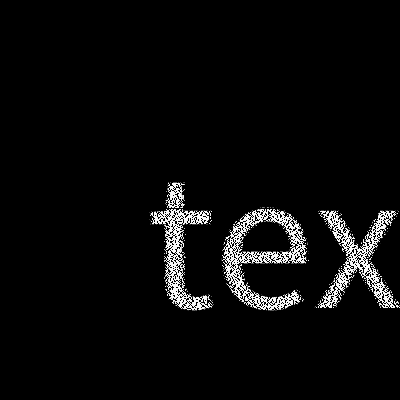
Frame 1 (no input)
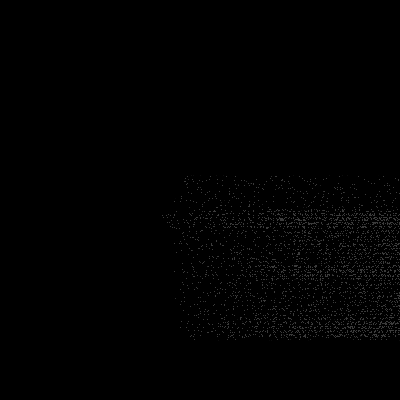
Frame 60 (the mouse pressed at the canvas centre just before this capture)
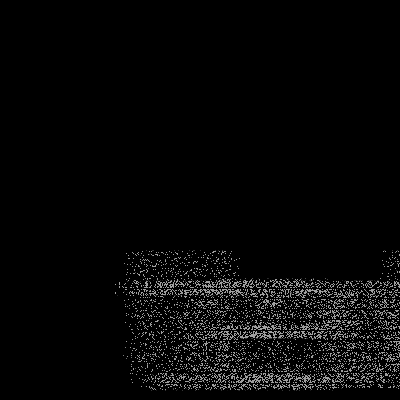
Frame 120 (the mouse held since frame 60 and released just before this capture)

The Processing sketch that drew these frames (run headless with seeded random() and noise(); from frame 60 on, the mouse is pressed at the canvas centre):

// Processing sketch: processing_123128
// ── processing_123128.pde

int MAX_PARTICLE;
Particle[] p;

PGraphics pg;

class Particle{
  boolean live = false;
  PVector pos = new PVector();
  PVector vec = new PVector();
  color col;
  Particle(){
    vec.set(random(5) + 0.1, 0, 0);
  }
  
  void set(float vx, float vy){
    vec.set(vx, vy, 0);
  }
  
  void move(){
    pos.add(vec);
    if(pos.x > width){
      live = false;
    }
    if(pos.y > width){
      live = false;
    }
    
    float r = red(col) * 0.98;
    float g = green(col) * 0.98;
    float b = blue(col) * 0.98;
    col = color(r, g, b);
    if(col == color(0, 0, 0)){
      live = false;
    }
  }
  
  int getIndex(){
    return int(int(pos.y) * width + pos.x);
  }
}

void setup() {
  size(400, 400);
  MAX_PARTICLE = width * height;
  p = new Particle[MAX_PARTICLE];
  for(int i = 0; i < MAX_PARTICLE; i++){
    p[i] = new Particle();
  }
  
  pg = createGraphics(width, height);
  generateParticle();

  frameRate(80);
}

void draw() { 
  if(frameCount % 100 == 0){
    generateParticle();
  }
  background(0);
  
  loadPixels();
  for(int i = 0; i < MAX_PARTICLE; i++){
    if(p[i].live){
      p[i].move();
      if(p[i].live && 0 < p[i].getIndex() &&
      p[i].live && p[i].getIndex() < width * height){
        int index = p[i].getIndex();
        pixels[index] = p[i].col;
      }
    }
  }
  updatePixels();
}

void generateParticle(){
  float textX = random(width / 2);
  float textY = random(height * 1.5);
  
  //  仮想キャンパスに描画
  pg.beginDraw();
  pg.background(0);
  pg.textSize(200);
  pg.text("text", textX, textY);
  pg.endDraw();
  
  //  仮想キャンパスの内容からパーティクルの作成
  pg.loadPixels();
  for(int y = 0; y < height; y++){
    for(int x = 0; x < width; x++){
      if(pg.pixels[y * width + x] != color(0, 0, 0)){
        p[y * width + x].live = true;
        p[y * width + x].col = pg.pixels[y * width + x];
        p[y * width + x].pos.set(x, y, 0);
        p[y * width + x].vec.x = (random(5) + 0.1);
        
        float tvec = y - (textY - 100);
        tvec /= 200.0;
        p[y * width + x].vec.y = tvec; 
      }
    }
  }
}
